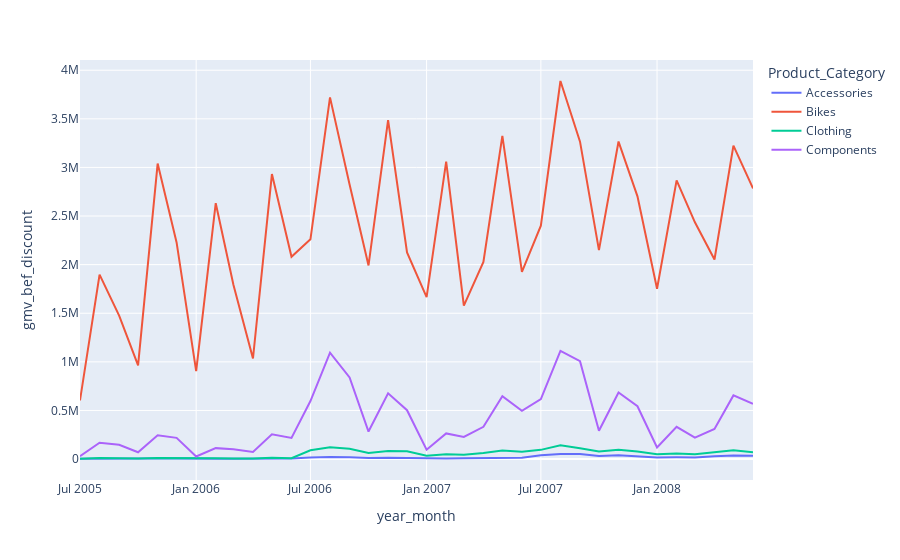

Notebook code for this chart:
### Code cell
fig = px.line(df4, x='year_month', y='gmv_bef_discount', color='Product_Category')
fig.show()

fig = px.line(df4, x='year_month', y='sold_items', color='Product_Category')
fig.show()

fig = px.line(df4, x='year_month', y='gmv_cost', color='Product_Category')
fig.show()

fig = px.line(df4, x='year_month', y='orders', color='Product_Category')
fig.show()

### Figure 1 — Plotly figure (JSON) as saved in the notebook; plotly's stock layout.template omitted (floating-point values rounded to 4 significant figures)
{"data": [{"hovertemplate": "Product_Category=Accessories<br>year_month=%{x}<br>gmv_bef_discount=%{y}<extra></extra>", "legendgroup": "Accessories", "line": {"color": "#636efa", "dash": "solid"}, "mode": "lines", "name": "Accessories", "orientation": "v", "showlegend": true, "type": "scatter", "x": ["2005-07", "2005-08", "2005-09", "2005-10", "2005-11", "2005-12", "2006-01", "2006-02", "2006-03", "2006-04", "2006-05", "2006-06", "2006-07", "2006-08", "2006-09", "2006-10", "2006-11", "2006-12", "2007-01", "2007-02", "2007-03", "2007-04", "2007-05", "2007-06", "2007-07", "2007-08", "2007-09", "2007-10", "2007-11", "2007-12", "2008-01", "2008-02", "2008-03", "2008-04", "2008-05", "2008-06"], "xaxis": "x", "y": [2414.0, 4759.0, 4059.0, 2449.0, 7068.0, 5423.0, 664.8, 2624.0, 3114.0, 2449.0, 7838.0, 5563.0, 14890.0, 21380.0, 18800.0, 11130.0, 14790.0, 12530.0, 4384.0, 6333.0, 7628.0, 11520.0, 14500.0, 13720.0, 39020.0, 52460.0, 53050.0, 30930.0, 39200.0, 31010.0, 17350.0, 18160.0, 15450.0, 30030.0, 37690.0, 32830.0], "yaxis": "y"}, {"hovertemplate": "Product_Category=Bikes<br>year_month=%{x}<br>gmv_bef_discount=%{y}<extra></extra>", "legendgroup": "Bikes", "line": {"color": "#EF553B", "dash": "solid"}, "mode": "lines", "name": "Bikes", "orientation": "v", "showlegend": true, "type": "scatter", "x": ["2005-07", "2005-08", "2005-09", "2005-10", "2005-11", "2005-12", "2006-01", "2006-02", "2006-03", "2006-04", "2006-05", "2006-06", "2006-07", "2006-08", "2006-09", "2006-10", "2006-11", "2006-12", "2007-01", "2007-02", "2007-03", "2007-04", "2007-05", "2007-06", "2007-07", "2007-08", "2007-09", "2007-10", "2007-11", "2007-12", "2008-01", "2008-02", "2008-03", "2008-04", "2008-05", "2008-06"], "xaxis": "x", "y": [602900.0, 1898000.0, 1476000.0, 964600.0, 3040000.0, 2229000.0, 904700.0, 2632000.0, 1793000.0, 1035000.0, 2932000.0, 2080000.0, 2261000.0, 3720000.0, 2825000.0, 1992000.0, 3486000.0, 2125000.0, 1666000.0, 3060000.0, 1579000.0, 2027000.0, 3324000.0, 1926000.0, 2400000.0, 3889000.0, 3265000.0, 2150000.0, 3266000.0, 2702000.0, 1752000.0, 2867000.0, 2436000.0, 2053000.0, 3224000.0, 2784000.0], "yaxis": "y"}, {"hovertemplate": "Product_Category=Clothing<br>year_month=%{x}<br>gmv_bef_discount=%{y}<extra></extra>", "legendgroup": "Clothing", "line": {"color": "#00cc96", "dash": "solid"}, "mode": "lines", "name": "Clothing", "orientation": "v", "showlegend": true, "type": "scatter", "x": ["2005-07", "2005-08", "2005-09", "2005-10", "2005-11", "2005-12", "2006-01", "2006-02", "2006-03", "2006-04", "2006-05", "2006-06", "2006-07", "2006-08", "2006-09", "2006-10", "2006-11", "2006-12", "2007-01", "2007-02", "2007-03", "2007-04", "2007-05", "2007-06", "2007-07", "2007-08", "2007-09", "2007-10", "2007-11", "2007-12", "2008-01", "2008-02", "2008-03", "2008-04", "2008-05", "2008-06"], "xaxis": "x", "y": [3694.0, 9978.0, 7214.0, 4610.0, 11500.0, 8949.0, 2279.0, 7218.0, 6348.0, 4937.0, 12780.0, 9066.0, 89790.0, 121600.0, 106900.0, 62570.0, 82650.0, 80110.0, 33900.0, 50080.0, 44690.0, 61340.0, 89270.0, 76200.0, 94550.0, 142300.0, 111500.0, 78640.0, 95910.0, 78040.0, 49500.0, 56350.0, 49330.0, 72360.0, 90530.0, 71020.0], "yaxis": "y"}, {"hovertemplate": "Product_Category=Components<br>year_month=%{x}<br>gmv_bef_discount=%{y}<extra></extra>", "legendgroup": "Components", "line": {"color": "#ab63fa", "dash": "solid"}, "mode": "lines", "name": "Components", "orientation": "v", "showlegend": true, "type": "scatter", "x": ["2005-07", "2005-08", "2005-09", "2005-10", "2005-11", "2005-12", "2006-01", "2006-02", "2006-03", "2006-04", "2006-05", "2006-06", "2006-07", "2006-08", "2006-09", "2006-10", "2006-11", "2006-12", "2007-01", "2007-02", "2007-03", "2007-04", "2007-05", "2007-06", "2007-07", "2007-08", "2007-09", "2007-10", "2007-11", "2007-12", "2008-01", "2008-02", "2008-03", "2008-04", "2008-05", "2008-06"], "xaxis": "x", "y": [29860.0, 168100.0, 146700.0, 70300.0, 244400.0, 218100.0, 26000.0, 112500.0, 101200.0, 73620.0, 255100.0, 216700.0, 596500.0, 1095000.0, 839000.0, 283100.0, 676300.0, 502500.0, 95680.0, 263800.0, 228200.0, 331700.0, 646500.0, 495600.0, 617800.0, 1113000.0, 1007000.0, 291900.0, 685500.0, 543100.0, 118700.0, 331300.0, 220900.0, 310300.0, 655100.0, 567900.0], "yaxis": "y"}], "layout": {"legend": {"title": {"text": "Product_Category"}, "tracegroupgap": 0}, "margin": {"t": 60}, "xaxis": {"anchor": "y", "domain": [0, 1], "title": {"text": "year_month"}}, "yaxis": {"anchor": "x", "domain": [0, 1], "title": {"text": "gmv_bef_discount"}}}}
